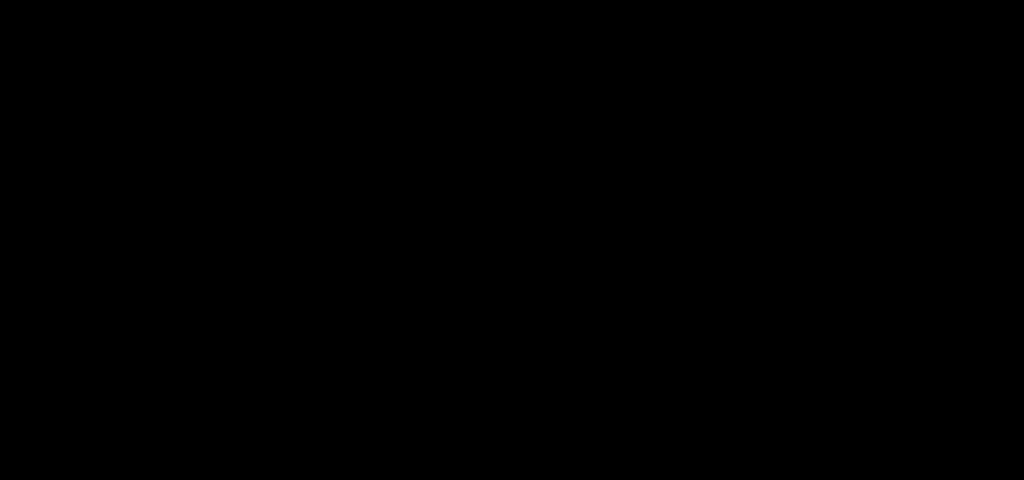
Frame 1 (no input)
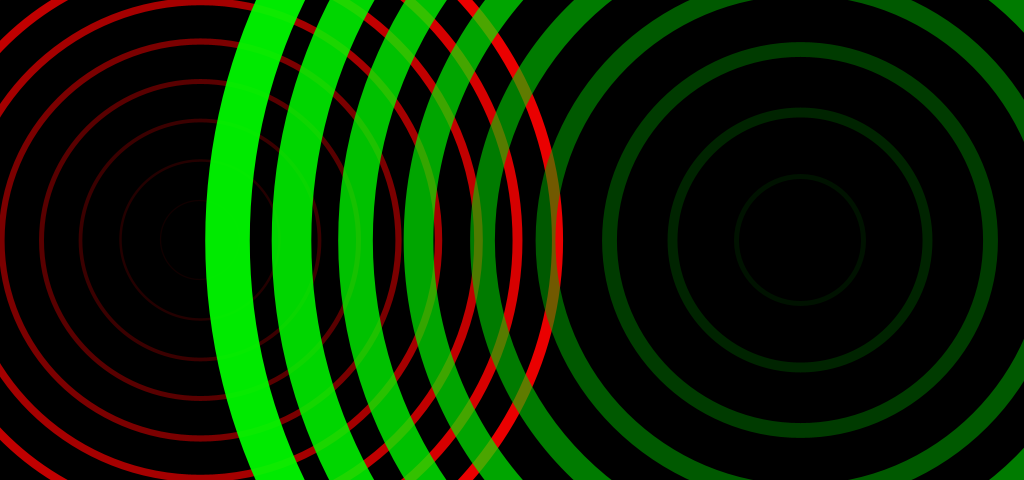
Frame 60 (the mouse pressed at the canvas centre just before this capture)
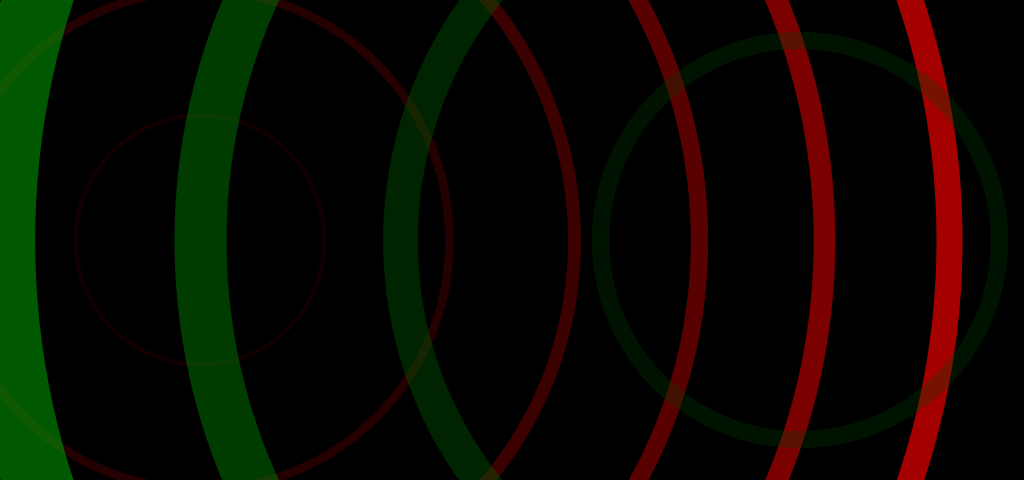
Frame 120 (the mouse held since frame 60 and released just before this capture)

The Processing sketch that drew these frames (run headless with seeded random() and noise(); from frame 60 on, the mouse is pressed at the canvas centre):

// Processing sketch: processing_179873
// ── processing_179873.pde

float dt;
long startTime;

void setup() {
 size(1024,480);
 startTime = millis();
}

void draw() {
  long t = millis();
  dt = (t - startTime)/400.0;
  background(0);
    
  for (int i = 0; i < 10; ++i) {
    noFill();
    stroke(255*floor(i)/10 + 100.255*floor(i)/10  + 30,0, 0, 205*floor(i)/10.0 + 50);
    strokeWeight(2*i*dt*dt/20);
    ellipse(200.0, 240.0, i*5*dt*dt + i*5*dt, i*5*dt*dt + i*5*dt);
  }
  
  for (int i = 0; i < 10; ++i) {
    noFill();
    stroke(0, 255*floor(i)/10 + 100.255*floor(i)/10  + 30,0, 205*floor(i)/10.0 + 50);
    strokeWeight(8*i*dt*dt/20);
    ellipse(800.0, 240.0, i*8*dt*dt + i*8*dt, i*8*dt*dt + i*8*dt);
  }
  
  
  if (dt > 13) {
    startTime = t;
  }
}
